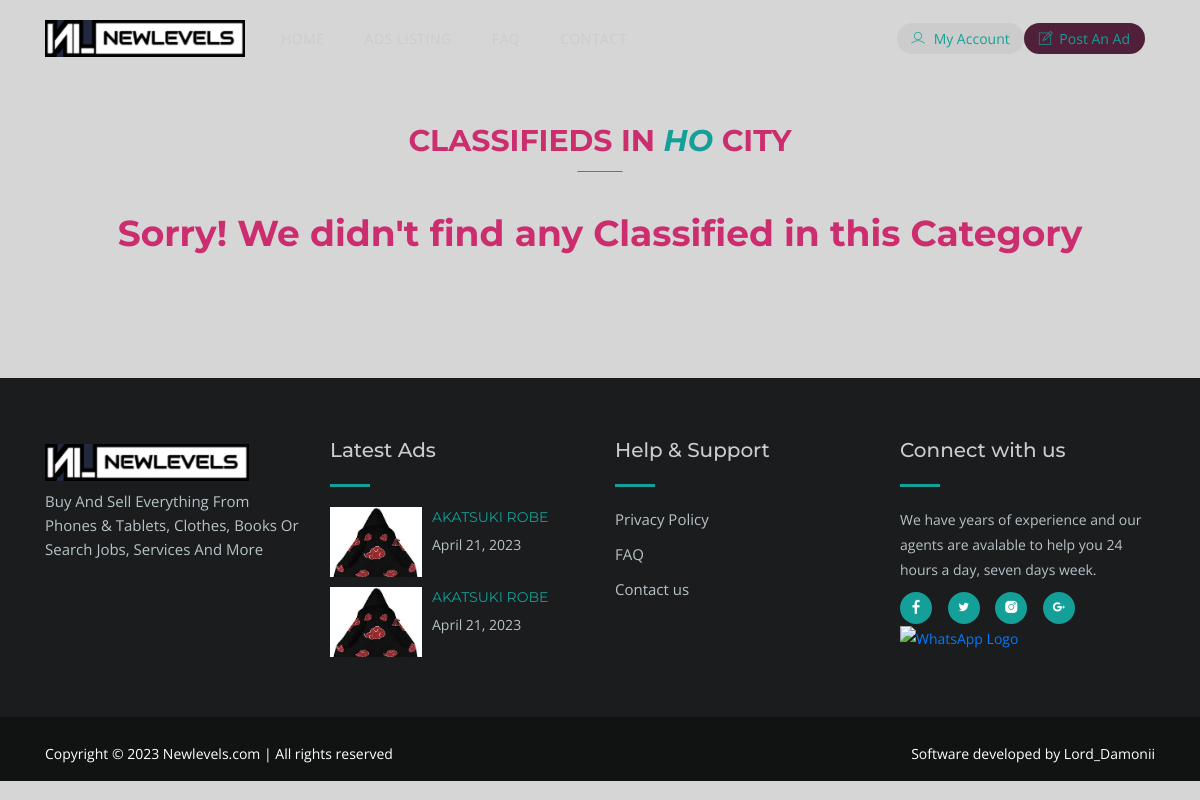
The page /city/ho/ on the database its author committed.
### ads/models.py (models this page shows, shortened)
class City(models.Model):
    city_name = models.CharField(max_length=100)
    slug = models.SlugField(blank=True, null=True)
    class Meta:
        verbose_name_plural = "Cities"

class AdsImages(models.Model):
    ads = models.ForeignKey(Ads, on_delete=models.CASCADE)
    image = models.ImageField(upload_to='uploads/%Y/%m/%d', default=None)
    class Meta:
        verbose_name_plural = 'Classified Ads Images'

class Ads(models.Model):
    CONDITION = (
        ('Excellent', 'Excellent'),
        ('Good', 'Good'),
        ('Fair', 'Fair'),
    )
    author = models.ForeignKey(Author, on_delete=models.CASCADE, null=True)
    title = models.CharField(max_length=200)
    description = RichTextField()
    price = models.DecimalField(max_digits=8, decimal_places=2)
    date_created = models.DateTimeField(auto_now_add=True)
    state = models.ForeignKey('State', on_delete=models.CASCADE, null=True)
    city = models.ForeignKey('City', on_delete=models.CASCADE, null=True)
    category = models.ForeignKey('Category', on_delete=models.CASCADE, null=True)
    condition = models.CharField(max_length=100, choices=CONDITION)
    brand = models.CharField(max_length=200)
    phone = models.CharField(max_length=50)
    video = EmbedVideoField(null=True, blank=True)
    is_featured = models.BooleanField(default=False)
    is_active = models.BooleanField(default=False)
    class Meta:
        verbose_name_plural = "Classified Ads"

### ads/views.py (the view)
# urls.py: path('city/<slug:slug>/', views.ads_city_archive, name='city-archive'),
def ads_city_archive(request, slug):
    cities = City.objects.filter(city_name__iexact=slug)
    ads_by_city = Ads.objects.filter(
        Q(city__in=cities) & Q(is_active=True)
    )
    context = {
        'city' : cities.first(),
        'ads_by_city' : ads_by_city
    }
    return render(request, 'ads/city-archive.html', context)

### pages/context_processors.py (called while the page is built)
def footer_recent_ads(request):
    ads = Ads.objects.filter(is_active=True).order_by('-date_created')[0:2]
    return {
        'footer_recent_ads' : ads
    }

### ads/templates/ads/city-archive.html
{% extends "base.html" %}
{% load static %}
{% block content %}
<section class="featured section-padding">
  <div class="container">
    <h1 class="section-title">Classifieds in <span class="focus-keyword">{{ city.city_name }}</span> City</h1>
    <div class="row">
      {% if ads_by_city %}
        {% for ads in ads_by_city %}
        <div class="col-xs-6 col-sm-6 col-md-6 col-lg-4 col-6">
          <div class="featured-box">
            <figure>
              <a href="{% url 'ads-detail' ads.id %}">
                  {% for img in ads.adsimages_set.all %}
                  {% if forloop.first %}
                      <img class="img-fluid" src="{{ img.image.url }}" alt="">
                  {% endif %}
                  {% endfor %}
              </a>
            </figure>
            <div class="feature-content">
              <h4><a href="{% url 'ads-detail' ads.id %}">{{ ads.title}}</a></h4>
              <span>Posted: {{ ads.date_created}}</span>
              <ul class="address">
                <li>
                  <i class="lni-map-marker"></i>{{ ads.state}}
                </li>
                <li>
                  <i class="lni-alarm-clock"></i>{{ ads.date_created | date}}
                </li>
                <li>
                  <i class="lni-user"></i>{{ ads.author }}
                </li>
                <li>
                  <i class="lni-package"></i>{{ ads.condition }}
                </li>
              </ul>
              <div class="listing-bottom">
                <h3 class="price float-left">₦ {{ ads.price }}</h3>
                <p class="btn-verified float-right"><i class="lni-check-box"></i> Verified
                  Ad</p>
              </div>
            </div>
          </div>
        </div>
      {% endfor %}
      {% else %}
        <div class="container">
          <div class="col-lg-12">
            <h4 class="text-center">Sorry! We didn't find any Classified in this Category</h4>
          </div>
        </div>
      {% endif %}
    </div>
  </div>
</section>
{% endblock content %}

### templates/footer.html (shortened to what this page needs)
{% load static %}
<footer>
    <section class="footer-Content">
      <div class="container">
        <div class="row">
          <div class="col-lg-3 col-md-6 col-sm-6 col-xs-6 col-mb-12">
            <div class="widget">
              <h3 class="footer-logo"><img src="{% static 'images/site-logo.jpg' %}" alt=""></h3>
              <div class="textwidget">
                <p>Buy And Sell Everything From Phones & Tablets, Clothes, Books
                  Or Search Jobs, Services And More</p>
              </div>
            </div>
          </div>
          <div class="col-lg-3 col-md-6 col-sm-6 col-xs-6 col-mb-12">
            <div class="widget">
              <h3 class="block-title">Latest Ads</h3>
              <ul class="media-content-list">
                <li>
                  {% for ad in footer_recent_ads %}
                  <div class="media-left">
                    {% for img in ad.adsimages_set.all %}
                    <img class="img-fluid" src="{{ img.image.url }}" alt="">
                    {% endfor %}
                  </div>
                  <div class="media-body">
                    <h4 class="post-title"><a href="{% url 'ads-detail' ad.id %}">{{ ad.title }}</a></h4>
                    <span class="date">{{ ad.date_created|date }}</span>
                  </div>
                </li>
                {% endfor %}
              </ul>
            </div>
          </div>
          <div class="col-lg-3 col-md-6 col-sm-6 col-xs-6 col-mb-12">
            <div class="widget">
              <h3 class="block-title">Help & Support</h3>
              <ul class="menu">
                <li><a href="{% url 'terms-of-service' %}">Privacy Policy</a></li>
                <li><a href="{% url 'faq' %}">FAQ</a></li>
                <li><a href="{% url 'contact' %}">Contact us</a></li>
              </ul>
            </div>
          </div>
          <div class="col-lg-3 col-md-6 col-sm-6 col-xs-6 col-mb-12">
            <div class="widget">
              <h3 class="block-title">Connect with us</h3>
              <p class="text-sub">We have years of experience and our agents are avalable to help you 24 hours a day, seven days week.</p>
              <ul class="footer-social">
                <li><a class="facebook" target="blank" href="https://www.facebook.com/profile.php?id=100092301401013"><i class="lni-facebook-filled"></i></a></li>
                <li><a class="twitter" target="blank" href="https://www.twitter.com/Newlevelsscotty"><i class="lni-twitter-filled"></i></a></li>
                <li><a class="instagram" target="blank" href="https://www.instagram.com/newlevels.co"><i class="lni-instagram-filled"></i></a></li>
                <li><a class="google-plus" target="blank" href="https://www.google.com/"><i class="lni-google-plus"></i></a></li>
                <a href="https://api.whatsapp.com/send?phone=2348117245997&text=Hello" target="_blank">
                  <img src="https://cdn4.iconfinder.com/data/icons/social-messaging-ui-color-shapes-2-free/128/social-whatsapp-square2-512.png" alt="WhatsApp Logo" width="32" style="vertical-align: middle;">
                </a>
              </ul>
            </div>
          </div>
        </div>
      </div>
    </section>
    <div id="copyright">
      <div class="container">
        <div class="row">
          <div class="col-md-12">
            <div class="site-info float-left">
              <p>Copyright &copy; {% now "Y" %} Newlevels.com | All rights reserved </p>
            </div>
            <div class="float-right">
              <p>Software developed by Lord_Damonii</a></p>
            </div>
          </div>
        </div>
      </div>
    </div>
  </footer>
</body>
</html>

### templates/footer.html (style rules this page uses)
.instagram { color: black; transition: color 0.2s ease-in-out; }

### rows shown on the page
City: city_name "HO"
Ads: title "AKATSUKI ROBE", date_created "April 21, 2023"
AdsImages: image (picture)
Ads: title "AKATSUKI ROBE", date_created "April 21, 2023"
AdsImages: image (picture)
